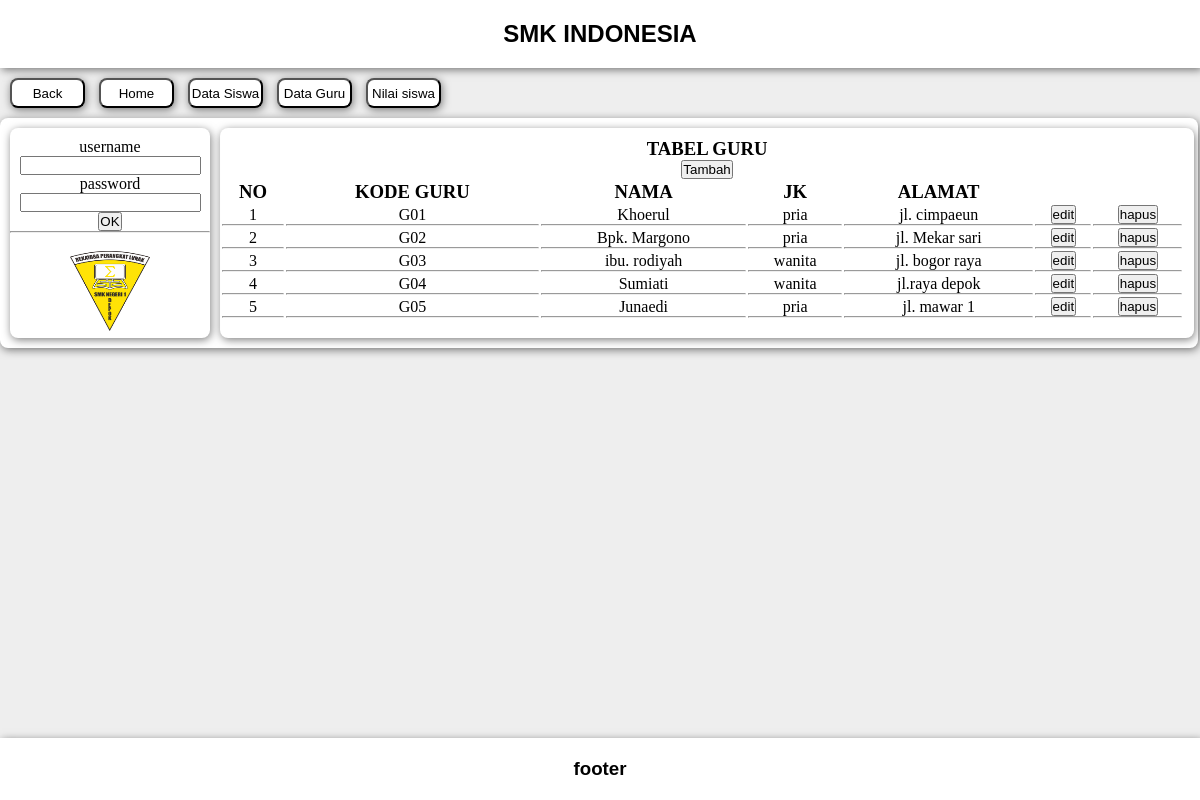
Screenshot of /aplikasi/guru/data_guru.php with the database file from the repository.
### tables this page shows
CREATE TABLE `tb_guru` (
  `kode_guru` varchar(11) NOT NULL,
  `nama_guru` varchar(25) NOT NULL,
  `jk` varchar(15) NOT NULL,
  `alamat` varchar(50) NOT NULL
);

### aplikasi/guru/data_guru.php (the view, shortened to what this page needs)
<?php
 include "koneksi.php";
?>
<!DOCTYPE html>
<html>
<head>
	<link rel="stylesheet" type="text/css" href="style2.css">
</head>
<body>
<nav>
	<h1>SMK INDONESIA</h1>
</nav>
<a href="../index.php"><input type="button" value="Back" class="cardnav"></a>
<a href="home.php"><input type="button" value="Home" class="cardnav"></a>
<a href="data_siswa.php"><input type="button" value="Data Siswa" class="cardnav"></a>
<a href="data_guru.php"><input type="button" value="Data Guru" class="cardnav"></a>
<a href="nilai_siswa.php"><input type="button" value="Nilai siswa" class="cardnav"></a>
<div class="formcard">
<div class="formcard2">
	<form action="cek_login.php" method="POST">
		<label>username</label><br>
		<input type="text" name="username"><br>
		<label>password</label><br>
		<input type="password" name="password"><br>
		<input type="submit" value="OK">
	<br>
	<hr>
	<br>
	<img src="../img/RPL.jpg" width="80px" height="80px">
	</form>
</div>
<div class="formcard3">
		<h3 align="center">TABEL GURU</h3>
	<a href="tambah_guru.php"><input type="button" value="Tambah"></a>
	<table class="tabel">
		<tr>
			<th><h3>NO</h3></th>
			<th><h3>KODE GURU</h3></th>
			<th><h3>NAMA</h3></th>
			<th><h3>JK</h3></th>
			<th><h3>ALAMAT</h3></th>
			<th><h3></h3></th>
		</tr>
<?php
 $no=1;
 $sql="SELECT * FROM tb_guru";
 $query=mysqli_query($db_link, $sql);
 while ($data = mysqli_fetch_array($query))
 {
?>
		<tr align="center">
			<td><?php echo $no ;?><hr></td>
			<td><?php echo "$data[kode_guru]" ;?><hr></td>
			<td><?php echo "$data[nama_guru]" ;?><hr></td>
			<td><?php echo "$data[jk]" ;?><hr></td>
			<td><?php echo "$data[alamat]" ;?><hr></td>
			<td><a href="edit_guru.php?kode_guru=<?php echo $data['kode_guru'];?>"><input type="button" value="edit"></a><hr></td>
			<td><a href="hapus_guru.php?kode_guru=<?php echo $data['kode_guru'];?>"><input type="button" value="hapus"></a><hr></td>
			<?php $no++;
		}
		?>
		</tr>
	</table>
</div>
</div>
</body>
<footer>
	<h3>footer</h3>
</footer>
</html>

### aplikasi/guru/style2.css (style rules this page uses)
* { margin: 0px; padding: 0px; }
nav { padding-top: 20px; padding-bottom: 20px; text-align: center; font-family: sans-serif; box-shadow: 2px 2px 8px rgba(0, 0, 0, 0.5); background-color: white; }
body { background-color: #eee; }
footer { padding-top: 20px; padding-bottom: 20px; text-align: center; font-family: sans-serif; box-shadow: 2px 2px 8px rgba(0, 0, 0, 0.5); background-color: white; width: 100%; bottom: 0; position: absolute; }
.tabel { width: 99%; text-align: center; }
.cardnav { border-radius: 8px; box-shadow: 1px 2px 8px rgba(0, 0, 0, 0.5); width: 75px; height: 30px; text-align: center; background-color: white; margin: 10px 0px 10px 10px; }
.formcard { border-radius: 8px; box-shadow: 1px 2px 8px rgba(0, 0, 0, 0.5); height: 50%; width: 99%; display: flex; text-align: center; padding-top: 10px; padding-bottom: 10px; padding-left: 10px; background-color: white; }
.formcard2 { border-radius: 8px; box-shadow: 1px 2px 8px rgba(0, 0, 0, 0.5); width: 200px; height: 200px; padding-top: 10px; }
.formcard3 { border-radius: 8px; box-shadow: 1px 2px 8px rgba(0, 0, 0, 0.5); width: 82%; height: 200px; padding-top: 10px; margin-left: 10px; }

### rows the page displays
tb_guru: kode_guru "G01", nama_guru "Khoerul", jk "pria", alamat "jl. cimpaeun"
tb_guru: kode_guru "G02", nama_guru "Bpk. Margono", jk "pria", alamat "jl. Mekar sari"
tb_guru: kode_guru "G03", nama_guru "ibu. rodiyah", jk "wanita", alamat "jl. bogor raya"
tb_guru: kode_guru "G04", nama_guru "Sumiati", jk "wanita", alamat "jl.raya depok"
tb_guru: kode_guru "G05", nama_guru "Junaedi", jk "pria", alamat "jl. mawar 1"
